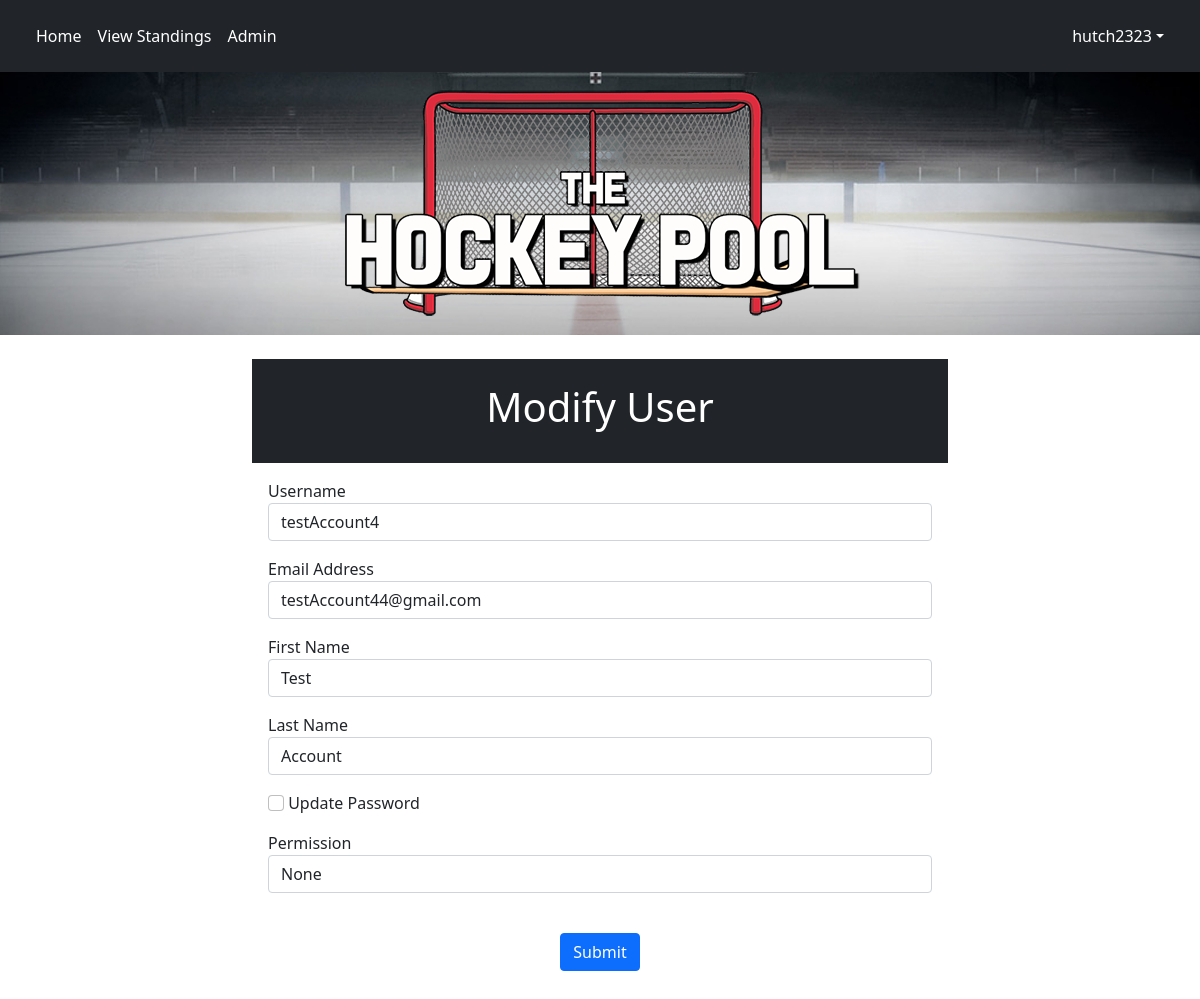
Page /modifyUser/testAccount4 (signed in) on the committed database.
### tables this page shows
CREATE TABLE "poolTeams" (
	"teamID"	INTEGER NOT NULL,
	"teamName"	varchar(40) NOT NULL,
	"username"	varchar(30) NOT NULL,
	"player1"	INTEGER NOT NULL,
	"player2"	INTEGER NOT NULL,
	"player3"	INTEGER NOT NULL,
	"player4"	INTEGER NOT NULL,
	"player5"	INTEGER NOT NULL,
	"player6"	INTEGER NOT NULL,
	"player7"	INTEGER NOT NULL,
	"player8"	INTEGER NOT NULL,
	"player9"	INTEGER NOT NULL,
	"player10"	INTEGER NOT NULL,
	"player11"	INTEGER NOT NULL,
	"player12"	INTEGER NOT NULL,
	"player13"	INTEGER NOT NULL,
	"player14"	INTEGER NOT NULL,
	"player15"	INTEGER NOT NULL,
	"player16"	INTEGER NOT NULL,
	"player17"	INTEGER NOT NULL,
	"player18"	INTEGER NOT NULL,
	"player19"	INTEGER NOT NULL,
	"player20"	INTEGER NOT NULL,
	"player21"	INTEGER NOT NULL,
	"teamLogo"	TEXT NOT NULL,
	CONSTRAINT "poolTeams-fk-player15" FOREIGN KEY("player15") REFERENCES "players"("playerID"),
	CONSTRAINT "poolTeams-fk-player6" FOREIGN KEY("player6") REFERENCES "players"("playerID"),
	CONSTRAINT "poolTeams-fk-player11" FOREIGN KEY("player11") REFERENCES "players"("playerID"),
	CONSTRAINT "poolTeams-fk-player1" FOREIGN KEY("player1") REFERENCES "players"("playerID"),
	CONSTRAINT "poolTeams-fk-player3" FOREIGN KEY("player3") REFERENCES "players"("playerID"),
	CONSTRAINT "poolTeams-fk-player12" FOREIGN KEY("player12") REFERENCES "players"("playerID"),
	CONSTRAINT "poolTeams-fk-player20" FOREIGN KEY("player20") REFERENCES "players"("playerID"),
	CONSTRAINT "poolTeams-fk-users" FOREIGN KEY("username") REFERENCES "users"("username"),
	CONSTRAINT "poolTeams-fk-player13" FOREIGN KEY("player13") REFERENCES "players"("playerID"),
	CONSTRAINT "poolTeams-fk-player14" FOREIGN KEY("player14") REFERENCES "players"("playerID"),
	CONSTRAINT "poolTeams-fk-player18" FOREIGN KEY("player18") REFERENCES "players"("playerID"),
	CONSTRAINT "poolTeams-fk-player10" FOREIGN KEY("player10") REFERENCES "players"("playerID"),
	CONSTRAINT "poolTeams-fk-player9" FOREIGN KEY("player9") REFERENCES "players"("playerID"),
	CONSTRAINT "poolTeams-fk-player2" FOREIGN KEY("player2") REFERENCES "players"("playerID"),
	CONSTRAINT "poolTeams-fk-player5" FOREIGN KEY("player5") REFERENCES "players"("playerID"),
	CONSTRAINT "poolTeams-fk-player7" FOREIGN KEY("player7") REFERENCES "players"("playerID"),
	CONSTRAINT "poolTeams-fk-player19" FOREIGN KEY("player19") REFERENCES "players"("playerID"),
	CONSTRAINT "poolTeams-fk-player21" FOREIGN KEY("player21") REFERENCES "players"("playerID"),
	CONSTRAINT "poolTeams-fk-player4" FOREIGN KEY("player4") REFERENCES "players"("playerID"),
	CONSTRAINT "poolTeams-fk-player8" FOREIGN KEY("player8") REFERENCES "players"("playerID"),
	PRIMARY KEY("teamID" AUTOINCREMENT),
	CONSTRAINT "poolTeams-fk-player17" FOREIGN KEY("player17") REFERENCES "players"("playerID"),
	CONSTRAINT "poolTeams-fk-player16" FOREIGN KEY("player16") REFERENCES "players"("playerID")
);

CREATE TABLE "users" (
	"username"	varchar(30) NOT NULL,
	"password"	char(60) NOT NULL,
	"firstName"	varchar(50) NOT NULL,
	"lastName"	varchar(50) NOT NULL,
	"emailAddress"	varchar(255) NOT NULL, permission TEXT,
	PRIMARY KEY("username")
);

### application.py (the view)
@app.route("/modifyUser/<username>")
def modifyUser(username):
    if ("permission" in session) and (session["permission"] == "admin"):
        db.connect()
        user = db.getUserInfo(username)
        return render_template("modifyUser.html", userToModify=user, username=getUserInfo(),
                               permission=getUserPermission(), userTeamID=getUserTeamID())
    elif "username" in session:
        if session["username"] == username:
            db.connect()
            user = db.getUserInfo(session["username"])
            return render_template("modifyUser.html", userToModify=user, username=getUserInfo(),
                                   permission=getUserPermission(), userTeamID=getUserTeamID())
    return redirect(url_for('index'))

### application.py (called while the page is built)
def userTeam():
    while (True):
        try:
            db.connect()
            username = None
            teamInPool = False
            if "username" in session:
                username = session["username"]
                if (db.checkForUserInPool(username)):
                    teamInPool = True
            return teamInPool
        except sqlite3.ProgrammingError:
            db.close()

def getUserTeamID():
    while (True):
        try:
            db.connect()
            username = None
            teamID = None
            if(userTeam()):
                username = session["username"]
                teamID = db.getUserPoolTeamID(username)
            return teamID
        except sqlite3.ProgrammingError:
            db.close()

def getUserInfo():
    username = None
    if "username" in session:
        username = session["username"]
    return username

def getUserPermission():
    permission = None
    if "permission" in session:
        permission = session["permission"]
    return permission

### db.py (called while the page is built, shortened)
def connect():
    global conn

def getUserInfo(username):
    sql = '''Select * from users
                    where username = ?'''
    try:
        with closing(conn.cursor()) as c:
            c.execute(sql, (username,))
            results = c.fetchall()
            for row in results:
                user = User(username=row[0], password=row[1], firstName=row[2], lastName=row[3], emailAddress=row[4],
                            permission=row[5])
            return user
    except sqlite3.OperationalError as e:
        print("Error: Database could not be read. Program closing")
        print(e)

def checkForUserInPool(username):
    sql = '''Select * from poolTeams
                        where username = ?'''
    try:
        with closing(conn.cursor()) as c:
            c.execute(sql, (username,))
            results = c.fetchone()
            if (results):
                return True
            else:
                return False
    except sqlite3.OperationalError as e:
        print("Error: Database could not be read. Program closing")
        print(e)

def getUserPoolTeamID(username):
    sql = '''Select teamID from poolTeams
                        where username = ?'''
    try:
        with closing(conn.cursor()) as c:
            c.execute(sql, (username,))
            result = c.fetchone()
            return result[0]
    except sqlite3.OperationalError as e:
        print("Error: Database could not be read. Program closing")
        print(e)

### templates/modifyUser.html (shortened to what this page needs)
{% extends "base.html" %}
{% block content %}
    <div id="heading" class="mt-4 p-4 bg-dark text-white">
      <h1 class="text-center">Modify User</h1>
    </div>
    <form class="p-3" method="POST">
      <div class="form-group pb-3">
        <label for="userName">Username</label>
        <input
          type="text"
          class="form-control"
          id="userName"
          name="userName"
          {% if 'userName' in form %}
              value="{{form['userName']}}"
          {% else %}
            value="{{userToModify.username}}"
          {% endif %}
        />
      </div>
      <div class="form-group pb-3">
        <label for="email">Email Address</label>
        <input
          type="email"
          class="form-control"
          id="email"
          name="email"
          {% if 'email' in form %}
              value="{{form['email']}}"
          {% else %}
            value="{{userToModify.emailAddress}}"
          {% endif %}
        />
      </div>
      <div class="form-group pb-3">
        <label for="firstName">First Name</label>
        <input
          type="text"
          class="form-control"
          id="firstName"
          name="firstName"
          {% if 'firstName' in form %}
            value="{{form['firstName']}}"
          {% else %}
            value="{{userToModify.firstName}}"
          {% endif %}
        />
      </div>
      <div class="form-group pb-3">
        <label for="lastName">Last Name</label>
        <input
          type="text"
          class="form-control"
          id="lastName"
          name="lastName"
          {% if 'lastName' in form %}
            value="{{form['lastName']}}"
          {% else %}
            value="{{userToModify.lastName}}"
          {% endif %}
        />
      </div>
      <div class="form-group pb-3" style="margin: auto">
        <input class="form-check-input" type="checkbox" value="" id="updatePassword" name="updatePassword">
        <label class="form-check-label" for="updatePassword">
          Update Password
        </label>
      </div>
      {% if permission == "admin" %}
        <div class="form-group pb-3">
          <label for="permission">Permission</label>
          <input
            type="text"
            class="form-control"
            id="permission"
            name="permission"
            {% if 'permission' in form %}
              value="{{form['permission']}}"
            {% else %}
              value="{{userToModify.permission}}"
            {% endif %}
            />
        </div>
      {% endif %}
      <br />
      <div class="form-group pb-3 text-center"><button id="submit" type="submit" class="btn btn-primary">Submit</button></div>
    </form>
{% endblock %}

### templates/base.html (shortened to what this page needs)
<!DOCTYPE html>
<html>
  <head>
    <link
      rel="stylesheet"
      href="https://cdn.jsdelivr.net/npm/bootstrap@5.1.2/dist/css/bootstrap.min.css" rel="stylesheet"/>
    <link
      rel="stylesheet"
      href="https://stackpath.bootstrapcdn.com/font-awesome/4.7.0/css/font-awesome.min.css"
/>
      <link rel="stylesheet" type="text/css" href="{{ url_for('static', filename='css/styles.css') }}">
  </head>
  <body>
    <nav class="navbar navbar-expand-sm p-3 bg-dark text-white">
      <div class="container-fluid">
        <ul class="navbar-nav w-100">
          <li class="nav-item mr-auto">
            <a class="nav-link text-white" href="{{ url_for('index') }}">Home</a>
          </li>
          <li class="nav-item">
            <a class="nav-link text-white" href="{{ url_for('teamStandings') }}">View Standings</a>
          </li>
            {% if username is none %}
                <div class="collapse navbar-collapse bg-dark" id="">
                    <ul class="navbar-nav me-auto mb-2 mb-lg-0">
                    </ul>
                    <ul class="navbar-nav">
                        <li class="nav-item dropdown">
                            <a class="nav-link text-white" href="{{ url_for('login') }}">Login/Sign Up</a>
                        </li>
                    </ul>
                </div>
            {% else %}
                {% if permission == "admin" %}
                    <li class="nav-item">
                        <a class="nav-link text-white" href="{{ url_for('admin') }}">Admin</a>
                    </li>
                {% endif %}
            <div class="collapse navbar-collapse bg-dark" id="navbarContent">
                <ul class="navbar-nav">
                    <li class="nav-item dropdown">
                        <a class="nav-link dropdown-toggle text-white" href="#" id="navbarDropdown" role="button" data-bs-toggle="dropdown" aria-expanded="false">
                            {{ username }}</a>
                    </li>
                </ul>
            </div>
            {% endif %}
        </ul>
      </div>
    </nav>
    <div class="text-center" style="background-image: url({{ url_for('static', filename='images/banner-bg.jpg')}}); background-position: center; background-repeat: no-repeat; background-size: cover;">
        <img class="img-fluid" src="{{ url_for('static', filename='images/banner.png')}}">
    </div>
    <div class="container">{% block content %} {% endblock %}</div>
  </body>
</html>

### static/css/styles.css (style rules this page uses)
@media (min-width: 405px) { .navbar-expand-sm .navbar-collapse { display: flex !important; flex-basis: auto; } }
@media (min-width: 405px) { .navbar-expand-sm .navbar-nav { flex-direction: row; } }
@media (min-width: 405px) { .navbar-expand-sm .navbar-nav .nav-link { padding-right: 0.5rem; padding-left: 0.5rem; } }
@media (max-width: 3000px) { .container { max-width: 720px; } }

### rows in the picture
poolTeams: username "hutch2323"
users: userName "testAccount4", email "testAccount44@gmail.com", firstName "Test", lastName "Account"
